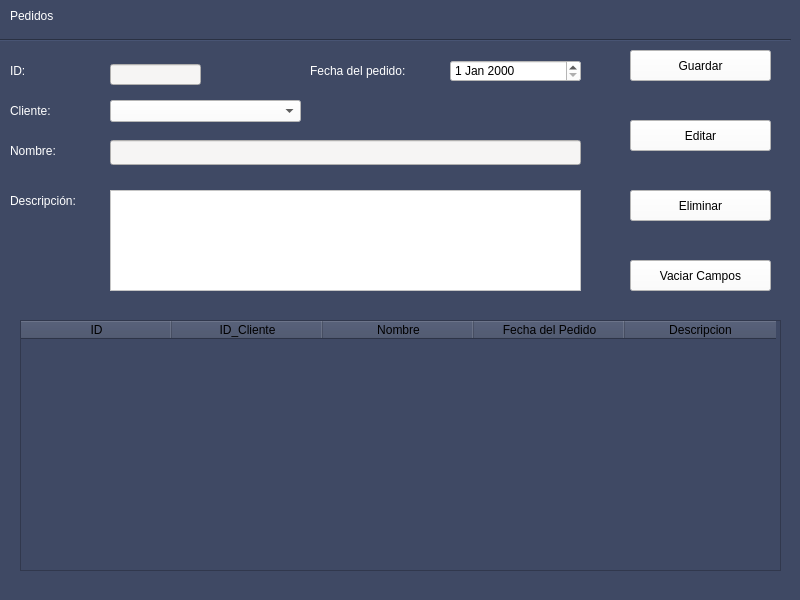
<?xml version="1.0" encoding="UTF-8"?>
<ui version="4.0">
 <class>Background</class>
 <widget class="QMainWindow" name="Background">
  <property name="geometry">
   <rect>
    <x>0</x>
    <y>0</y>
    <width>800</width>
    <height>600</height>
   </rect>
  </property>
  <property name="windowTitle">
   <string>MainWindow</string>
  </property>
  <property name="styleSheet">
   <string notr="true">background-color: rgb(63, 73, 100);
</string>
  </property>
  <widget class="QWidget" name="centralwidget">
   <widget class="QTableWidget" name="tb_Pedidos">
    <property name="geometry">
     <rect>
      <x>20</x>
      <y>320</y>
      <width>761</width>
      <height>251</height>
     </rect>
    </property>
    <attribute name="horizontalHeaderDefaultSectionSize">
     <number>151</number>
    </attribute>
    <column>
     <property name="text">
      <string>ID</string>
     </property>
    </column>
    <column>
     <property name="text">
      <string>ID_Cliente</string>
     </property>
    </column>
    <column>
     <property name="text">
      <string>Nombre</string>
     </property>
    </column>
    <column>
     <property name="text">
      <string>Fecha del Pedido</string>
     </property>
    </column>
    <column>
     <property name="text">
      <string>Descripcion</string>
     </property>
    </column>
   </widget>
   <widget class="QLabel" name="label">
    <property name="geometry">
     <rect>
      <x>10</x>
      <y>0</y>
      <width>191</width>
      <height>31</height>
     </rect>
    </property>
    <property name="styleSheet">
     <string notr="true">font: 20pt &quot;MS Shell Dlg 2&quot;;
color: rgb(255, 255, 255);</string>
    </property>
    <property name="text">
     <string>Pedidos</string>
    </property>
   </widget>
   <widget class="Line" name="line">
    <property name="geometry">
     <rect>
      <x>0</x>
      <y>30</y>
      <width>791</width>
      <height>20</height>
     </rect>
    </property>
    <property name="sizePolicy">
     <sizepolicy hsizetype="Fixed" vsizetype="Fixed">
      <horstretch>0</horstretch>
      <verstretch>0</verstretch>
     </sizepolicy>
    </property>
    <property name="orientation">
     <enum>Qt::Horizontal</enum>
    </property>
   </widget>
   <widget class="QDateEdit" name="dt_pedido">
    <property name="geometry">
     <rect>
      <x>450</x>
      <y>60</y>
      <width>131</width>
      <height>22</height>
     </rect>
    </property>
    <property name="styleSheet">
     <string notr="true">background-color: rgb(255, 255, 255);</string>
    </property>
   </widget>
   <widget class="QLabel" name="label_6">
    <property name="geometry">
     <rect>
      <x>10</x>
      <y>60</y>
      <width>71</width>
      <height>21</height>
     </rect>
    </property>
    <property name="styleSheet">
     <string notr="true">font: 12pt &quot;MS Shell Dlg 2&quot;;
color: rgb(255, 255, 255);</string>
    </property>
    <property name="text">
     <string>ID:</string>
    </property>
   </widget>
   <widget class="QLineEdit" name="line_Id">
    <property name="enabled">
     <bool>false</bool>
    </property>
    <property name="geometry">
     <rect>
      <x>110</x>
      <y>64</y>
      <width>91</width>
      <height>21</height>
     </rect>
    </property>
    <property name="styleSheet">
     <string notr="true">background-color: rgb(246, 245, 244);</string>
    </property>
   </widget>
   <widget class="QLabel" name="label_7">
    <property name="geometry">
     <rect>
      <x>10</x>
      <y>140</y>
      <width>71</width>
      <height>21</height>
     </rect>
    </property>
    <property name="styleSheet">
     <string notr="true">font: 12pt &quot;MS Shell Dlg 2&quot;;
color: rgb(255, 255, 255);</string>
    </property>
    <property name="text">
     <string>Nombre:</string>
    </property>
   </widget>
   <widget class="QLineEdit" name="line_Nombre">
    <property name="enabled">
     <bool>true</bool>
    </property>
    <property name="geometry">
     <rect>
      <x>110</x>
      <y>140</y>
      <width>471</width>
      <height>25</height>
     </rect>
    </property>
    <property name="styleSheet">
     <string notr="true">background-color: rgb(246, 245, 244);</string>
    </property>
   </widget>
   <widget class="QTextEdit" name="line_Descripcion">
    <property name="geometry">
     <rect>
      <x>110</x>
      <y>190</y>
      <width>471</width>
      <height>101</height>
     </rect>
    </property>
    <property name="styleSheet">
     <string notr="true">background-color: rgb(255, 255, 255);</string>
    </property>
   </widget>
   <widget class="QLabel" name="label_8">
    <property name="geometry">
     <rect>
      <x>10</x>
      <y>190</y>
      <width>91</width>
      <height>21</height>
     </rect>
    </property>
    <property name="styleSheet">
     <string notr="true">font: 12pt &quot;MS Shell Dlg 2&quot;;
color: rgb(255, 255, 255);</string>
    </property>
    <property name="text">
     <string>Descripción:</string>
    </property>
   </widget>
   <widget class="QLabel" name="label_9">
    <property name="geometry">
     <rect>
      <x>310</x>
      <y>60</y>
      <width>131</width>
      <height>21</height>
     </rect>
    </property>
    <property name="styleSheet">
     <string notr="true">font: 12pt &quot;MS Shell Dlg 2&quot;;
color: rgb(255, 255, 255);</string>
    </property>
    <property name="text">
     <string>Fecha del pedido:</string>
    </property>
   </widget>
   <widget class="QPushButton" name="bt_Guardar">
    <property name="geometry">
     <rect>
      <x>630</x>
      <y>50</y>
      <width>141</width>
      <height>31</height>
     </rect>
    </property>
    <property name="styleSheet">
     <string notr="true">background-color: rgb(255, 255, 255);</string>
    </property>
    <property name="text">
     <string>Guardar</string>
    </property>
   </widget>
   <widget class="QPushButton" name="bt_Eliminar">
    <property name="geometry">
     <rect>
      <x>630</x>
      <y>190</y>
      <width>141</width>
      <height>31</height>
     </rect>
    </property>
    <property name="styleSheet">
     <string notr="true">background-color: rgb(255, 255, 255);</string>
    </property>
    <property name="text">
     <string>Eliminar</string>
    </property>
   </widget>
   <widget class="QPushButton" name="bt_Editar">
    <property name="geometry">
     <rect>
      <x>630</x>
      <y>120</y>
      <width>141</width>
      <height>31</height>
     </rect>
    </property>
    <property name="styleSheet">
     <string notr="true">background-color: rgb(255, 255, 255);</string>
    </property>
    <property name="text">
     <string>Editar</string>
    </property>
   </widget>
   <widget class="QPushButton" name="bt_Vaciar">
    <property name="geometry">
     <rect>
      <x>630</x>
      <y>260</y>
      <width>141</width>
      <height>31</height>
     </rect>
    </property>
    <property name="styleSheet">
     <string notr="true">background-color: rgb(255, 255, 255);</string>
    </property>
    <property name="text">
     <string>Vaciar Campos</string>
    </property>
   </widget>
   <widget class="QLabel" name="label_10">
    <property name="geometry">
     <rect>
      <x>10</x>
      <y>100</y>
      <width>91</width>
      <height>21</height>
     </rect>
    </property>
    <property name="styleSheet">
     <string notr="true">font: 12pt &quot;MS Shell Dlg 2&quot;;
color: rgb(255, 255, 255);</string>
    </property>
    <property name="text">
     <string>Cliente:</string>
    </property>
   </widget>
   <widget class="QComboBox" name="cb_cliente">
    <property name="geometry">
     <rect>
      <x>110</x>
      <y>100</y>
      <width>191</width>
      <height>22</height>
     </rect>
    </property>
    <property name="styleSheet">
     <string notr="true">background-color: rgb(255, 255, 255);</string>
    </property>
   </widget>
  </widget>
  <widget class="QMenuBar" name="menubar">
   <property name="geometry">
    <rect>
     <x>0</x>
     <y>0</y>
     <width>800</width>
     <height>21</height>
    </rect>
   </property>
  </widget>
  <widget class="QStatusBar" name="statusbar"/>
 </widget>
 <resources/>
 <connections/>
</ui>
